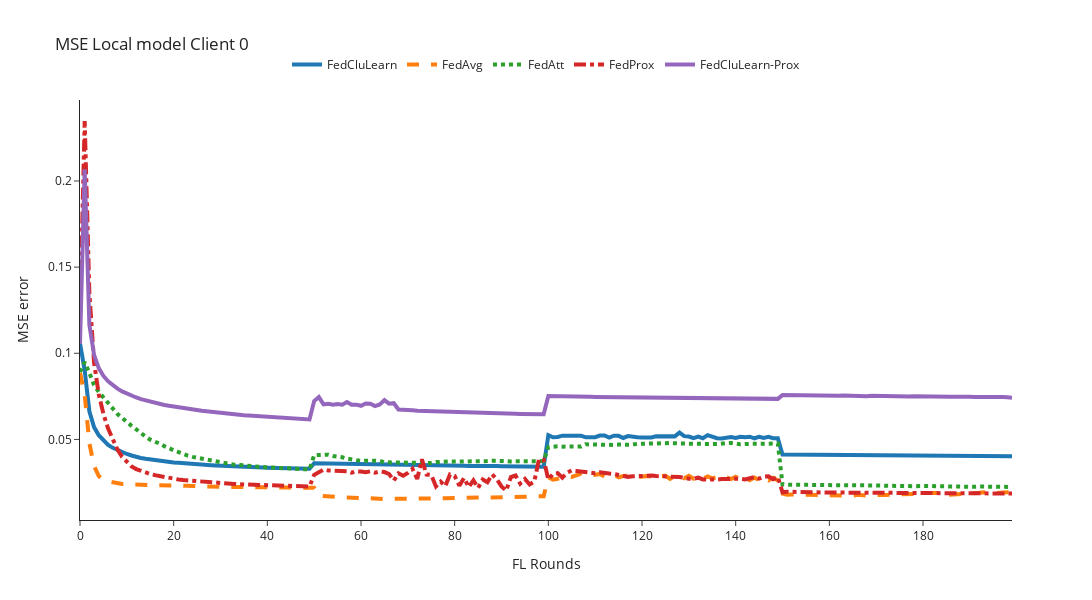
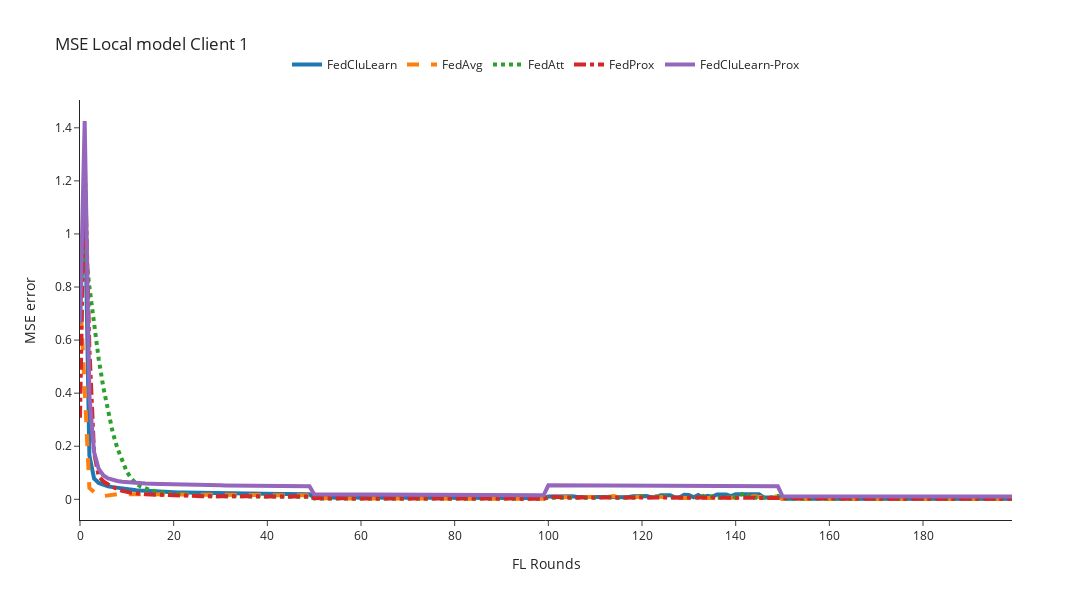
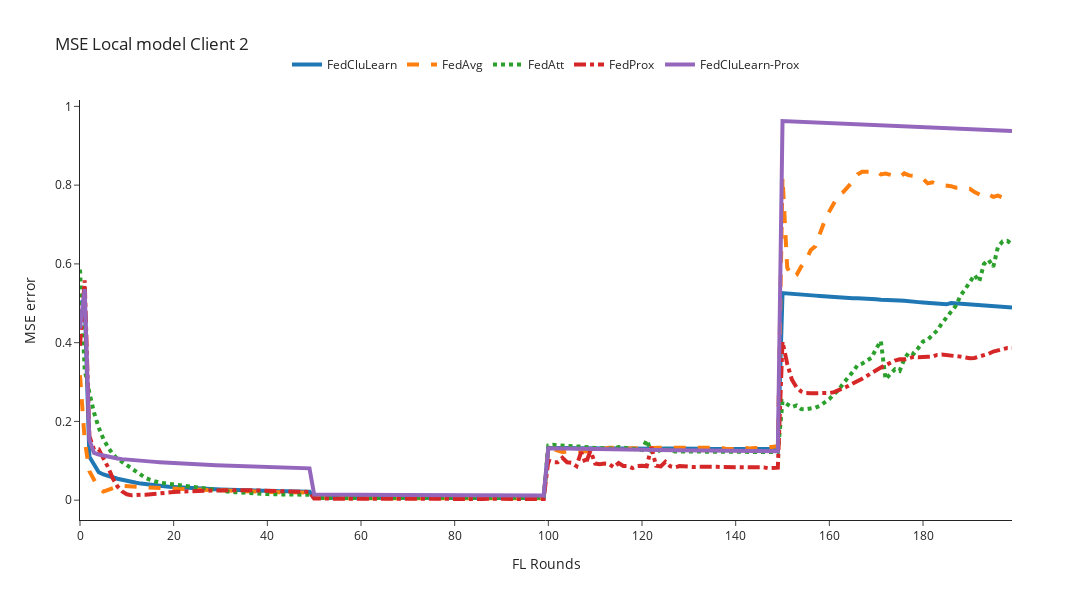

Write notebook code for charts like these, in order.
### Code cell
for client_id in [0,1,2]:
    n_rounds, y = preprocessing_results(filenames=local_filenames, client_id=client_id, mse_column='mse')
    plot_plotly(n_rounds, y, title=f'MSE Local model Client {client_id}', y_axis_title='MSE error')

### Figure 1 — Plotly figure (JSON) as saved in the notebook; plotly's stock layout.template omitted (floating-point values rounded to 4 significant figures; data arrays with more than 128 entries replaced by an {"elided": "..."} marker saying what was removed)
{"data": [{"line": {"dash": "solid", "width": 4}, "mode": "lines", "name": "FedCluLearn", "type": "scatter", "x": {"elided": "201 int values"}, "y": {"elided": "200 float values"}}, {"line": {"dash": "dash", "width": 4}, "mode": "lines", "name": "FedAvg", "type": "scatter", "x": {"elided": "201 int values"}, "y": {"elided": "200 float values"}}, {"line": {"dash": "dot", "width": 4}, "mode": "lines", "name": "FedAtt", "type": "scatter", "x": {"elided": "201 int values"}, "y": {"elided": "200 float values"}}, {"line": {"dash": "dashdot", "width": 4}, "mode": "lines", "name": "FedProx", "type": "scatter", "x": {"elided": "201 int values"}, "y": {"elided": "200 float values"}}, {"line": {"dash": "solid", "width": 4}, "mode": "lines", "name": "FedCluLearn-Prox", "type": "scatter", "x": {"elided": "201 int values"}, "y": {"elided": "200 float values"}}], "layout": {"height": 600, "legend": {"orientation": "h", "x": 0.5, "xanchor": "center", "y": 1.05, "yanchor": "bottom"}, "title": {"text": "MSE Local model Client 0"}, "width": 1200, "xaxis": {"autorange": true, "range": [0, 199], "title": {"text": "FL Rounds"}, "type": "linear"}, "yaxis": {"autorange": true, "range": [0.003255, 0.247], "title": {"text": "MSE error"}, "type": "linear"}}}

### Figure 2 — Plotly figure (JSON) as saved in the notebook; plotly's stock layout.template omitted (floating-point values rounded to 4 significant figures; data arrays with more than 128 entries replaced by an {"elided": "..."} marker saying what was removed)
{"data": [{"line": {"dash": "solid", "width": 4}, "mode": "lines", "name": "FedCluLearn", "type": "scatter", "x": {"elided": "201 int values"}, "y": {"elided": "200 float values"}}, {"line": {"dash": "dash", "width": 4}, "mode": "lines", "name": "FedAvg", "type": "scatter", "x": {"elided": "201 int values"}, "y": {"elided": "200 float values"}}, {"line": {"dash": "dot", "width": 4}, "mode": "lines", "name": "FedAtt", "type": "scatter", "x": {"elided": "201 int values"}, "y": {"elided": "200 float values"}}, {"line": {"dash": "dashdot", "width": 4}, "mode": "lines", "name": "FedProx", "type": "scatter", "x": {"elided": "201 int values"}, "y": {"elided": "200 float values"}}, {"line": {"dash": "solid", "width": 4}, "mode": "lines", "name": "FedCluLearn-Prox", "type": "scatter", "x": {"elided": "201 int values"}, "y": {"elided": "200 float values"}}], "layout": {"height": 600, "legend": {"orientation": "h", "x": 0.5, "xanchor": "center", "y": 1.05, "yanchor": "bottom"}, "title": {"text": "MSE Local model Client 1"}, "width": 1200, "xaxis": {"autorange": true, "range": [0, 199], "title": {"text": "FL Rounds"}, "type": "linear"}, "yaxis": {"autorange": true, "range": [-0.07794, 1.505], "title": {"text": "MSE error"}, "type": "linear"}}}

### Figure 3 — Plotly figure (JSON) as saved in the notebook; plotly's stock layout.template omitted (floating-point values rounded to 4 significant figures; data arrays with more than 128 entries replaced by an {"elided": "..."} marker saying what was removed)
{"data": [{"line": {"dash": "solid", "width": 4}, "mode": "lines", "name": "FedCluLearn", "type": "scatter", "x": {"elided": "201 int values"}, "y": {"elided": "200 float values"}}, {"line": {"dash": "dash", "width": 4}, "mode": "lines", "name": "FedAvg", "type": "scatter", "x": {"elided": "201 int values"}, "y": {"elided": "200 float values"}}, {"line": {"dash": "dot", "width": 4}, "mode": "lines", "name": "FedAtt", "type": "scatter", "x": {"elided": "201 int values"}, "y": {"elided": "200 float values"}}, {"line": {"dash": "dashdot", "width": 4}, "mode": "lines", "name": "FedProx", "type": "scatter", "x": {"elided": "201 int values"}, "y": {"elided": "200 float values"}}, {"line": {"dash": "solid", "width": 4}, "mode": "lines", "name": "FedCluLearn-Prox", "type": "scatter", "x": {"elided": "201 int values"}, "y": {"elided": "200 float values"}}], "layout": {"height": 600, "legend": {"orientation": "h", "x": 0.5, "xanchor": "center", "y": 1.05, "yanchor": "bottom"}, "title": {"text": "MSE Local model Client 2"}, "width": 1200, "xaxis": {"autorange": true, "range": [0, 199], "title": {"text": "FL Rounds"}, "type": "linear"}, "yaxis": {"autorange": true, "range": [-0.05035, 1.016], "title": {"text": "MSE error"}, "type": "linear"}}}
